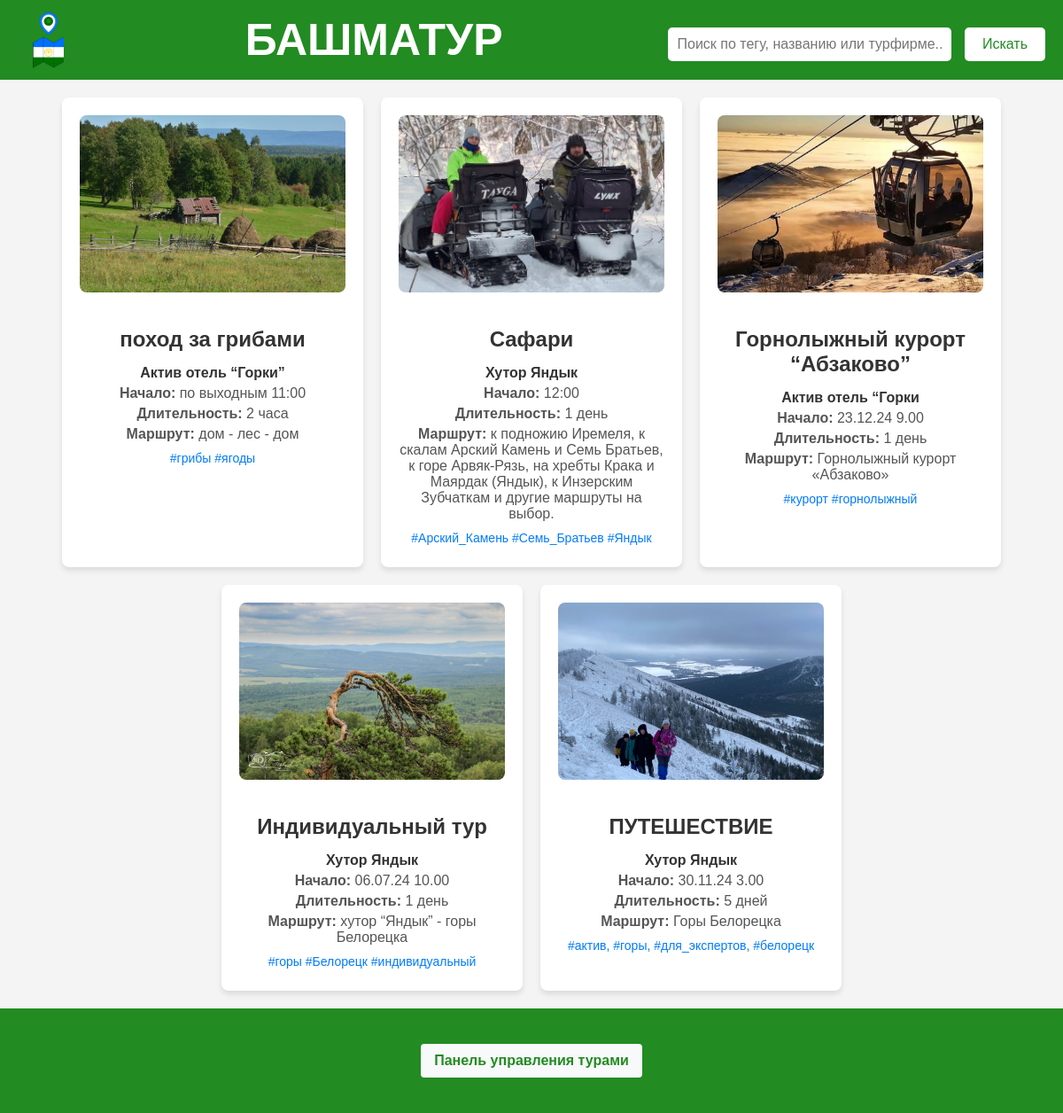
The app's page /tours (signed in) with its own data.
### tables this page shows
CREATE TABLE tours (id INTEGER PRIMARY KEY AUTOINCREMENT, title varchar (255), start_time varchar (255), duration varchar (255), route varchar (255), tags varchar (255), tour_agency varchar (255), photo varchar (255), agency_id varchar (255));

### main.py (the view)
@app.get("/tours", response_class=HTMLResponse)
@limiter.limit("120/minute")
async def tours(request: Request, search: str = None):
    data = decode_jwt(request.cookies.get("Authorization"))
    if data:
        is_auth = db.login_user(data["email"], data["password"])
    else:
        is_auth = False
    all_tours = db.get_all_tours()
    all_tours = [Tour(*args) for args in all_tours]
    if search is not None:
        search_lower = search.lower()
        tour_list = [
            tour for tour in all_tours
            if search_lower in tour.tags.lower()
               or max((similar(search_lower, word) for word in tour.title.lower().split())) >= 0.5
               or max((similar(search_lower, word) for word in tour.route.lower().split())) >= 0.5
               or max((similar(search_lower, word) for word in tour.tour_agency.lower().split())) >= 0.5
        ]
    else:
        tour_list = all_tours
    return templates.TemplateResponse(request=request, name="tours.html", context={"tours": tour_list, "is_auth": is_auth})

### templates/tours.html (shortened to what this page needs)
<!DOCTYPE html>
<html lang="en">
<head>
    <link rel="stylesheet" href="/static/home.css">
</head>
<body>
    <div class="header">
        <img src="/static/logo.png" alt="Логотип сайта" class="logo">
        <div class="center-text">БАШМАТУР</div>
        <form method="GET" action="/tours">
            <input type="text" name="search" placeholder="Поиск по тегу, названию или турфирме..." value="{{ search_query }}">
            <button type="submit">Искать</button>
        </form>
    </div>
    <div class="container">
    {% for tour in tours %}
    <div class="card" onclick="window.location.href='/tour/{{ tour.id }}'">
        {% if tour.photo %}
        <img src="static/photo/{{ tour.photo }}" alt="Фото тура" class="card-photo">
        {% endif %}
        <h2>{{ tour.title }}</h2>
        <p class="agency">{{ tour.tour_agency }}</p>
        <p><strong>Начало:</strong> {{ tour.start_time }}</p>
        <p><strong>Длительность:</strong> {{ tour.duration }}</p>
        <p><strong>Маршрут:</strong> {{ tour.route }}</p>
        <p class="tags">{{ tour.tags }}</p>
    </div>
    {% endfor %}
</div>
{% extends "basement.html" %}

### static/home.css (style rules this page uses)
body { font-family: Arial, sans-serif; margin: 0; padding: 0; background-color: #f4f4f4; }
.header { background-color: #228B22; color: white; padding: 20px; text-align: center; }
.header form { margin-top: 10px; }
.header input[type="text"] { padding: 10px; font-size: 16px; width: 300px; border-radius: 5px; border: none; }
.header button { padding: 10px 20px; font-size: 16px; border: none; border-radius: 5px; background-color: white; color: #228B22; cursor: pointer; margin-left: 10px; }
.container { display: flex; flex-wrap: wrap; gap: 20px; justify-content: center; padding: 20px; }
.card { background: #fff; border-radius: 8px; box-shadow: 0 4px 6px rgba(0, 0, 0, 0.1); padding: 20px; width: 300px; text-align: center; cursor: pointer; transition: transform 0.3s ease, box-shadow 0.3s ease; }
.card h2 { font-size: 24px; margin-bottom: 10px; color: #333; }
.card p { margin: 5px 0; color: #555; }
.card .tags { color: #007BFF; font-size: 14px; margin-top: 10px; }
.card .agency { margin-top: 15px; font-size: 16px; color: #333; font-weight: bold; }
.card { background: #fff; border-radius: 8px; box-shadow: 0 4px 6px rgba(0, 0, 0, 0.1); padding: 20px; width: 300px; text-align: center; cursor: pointer; transition: transform 0.3s ease, box-shadow 0.3s ease; overflow: hidden; }
.card-photo { width: 100%; height: 200px; object-fit: cover; border-radius: 8px; margin-bottom: 15px; }
.header { display: flex; align-items: center; justify-content: space-between; padding: 10px 20px; }
.header .logo { height: 70px; }
.header .center-text { flex-grow: 1; text-align: center; font-size: 50px; font-weight: bold; color: white; margin: 0; }

### templates/basement.html (style rules this page uses)
.container { max-width: 1140px; margin: 0 auto; }

### records on screen
tours: photo (picture), title "поход за грибами", tour_agency "Актив отель “Горки”", start_time "по выходным 11:00", duration "2 часа", route "дом - лес - дом", tags "#грибы #ягоды"
tours: photo (picture), title "Сафари", tour_agency "Хутор Яндык", start_time "12:00", duration "1 день", route "к подножию Иремеля, к скалам Арский Камень и Cемь Братьев, к горе Арвяк-Рязь, на хребты Крака и Маярдак (Яндык), к Инзерским Зубчаткам и другие маршруты на выбор.", tags "#Арский_Камень #Cемь_Братьев #Яндык"
tours: photo (picture), title "Горнолыжный курорт “Абзаково”", tour_agency "Актив отель “Горки", start_time "23.12.24 9.00", duration "1 день", route "Горнолыжный курорт «Абзаково»", tags "#курорт #горнолыжный"
tours: photo (picture), title "Индивидуальный тур", tour_agency "Хутор Яндык", start_time "06.07.24 10.00", duration "1 день", route "хутор “Яндык” - горы Белорецка", tags "#горы #Белорецк #индивидуальный"
tours: photo (picture), title "ПУТЕШЕСТВИЕ", tour_agency "Хутор Яндык", start_time "30.11.24 3.00", duration "5 дней", route "Горы Белорецка", tags "#актив, #горы, #для_экспертов, #белорецк"
